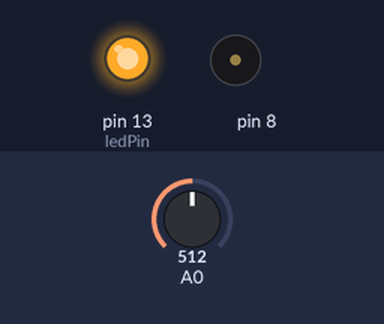
This sketch was run on a simulated Arduino Uno, built with avr-gcc and run on an emulated ATmega328P. Shown: output pins drawn as LEDs (lit = HIGH), buzzer (waves = sounding). The inputs (shaded band) are chosen by the test bench; at power-on: A0 = 512.

Above: at 0.1 s.
At 5.1 s:
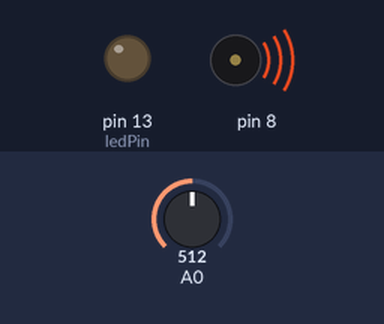
Timing chart, 0 to 6.6 s (numbered marks = the images above):
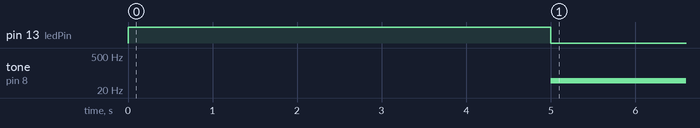

The sketch:

Project-05-PhotoresistorBuzzer.ino
```cpp
int sensorValue;
int sensorLow = 1023;
int sensorHigh = 0;

const int ledPin = 13;

//Calibration
void setup() {


  //Start - Display LED
  pinMode(ledPin, OUTPUT);
  digitalWrite(ledPin, HIGH);

  //Set max and min range using current light levels
  while (millis() < 5000) {
    sensorValue = analogRead(A0);

    if(sensorValue > sensorHigh)
      sensorHigh = sensorValue;

    if(sensorValue < sensorLow)
      sensorLow = sensorValue;

  }

  digitalWrite(ledPin, LOW);


}

void loop() {

  sensorValue = analogRead(A0);

   //Scale current sensor reading using
   //min/max possible input values and min/max output values
   /*
    * Scale N which is between X/Y to A between B and C
    */
  int pitch =
      map(sensorValue, sensorLow, sensorHigh, 50, 4000);

  tone(8, pitch, 20);

  delay(10);


}
```

Measured:
- by itself, tone on pin 8: silent → 49 Hz at 5.0 s
